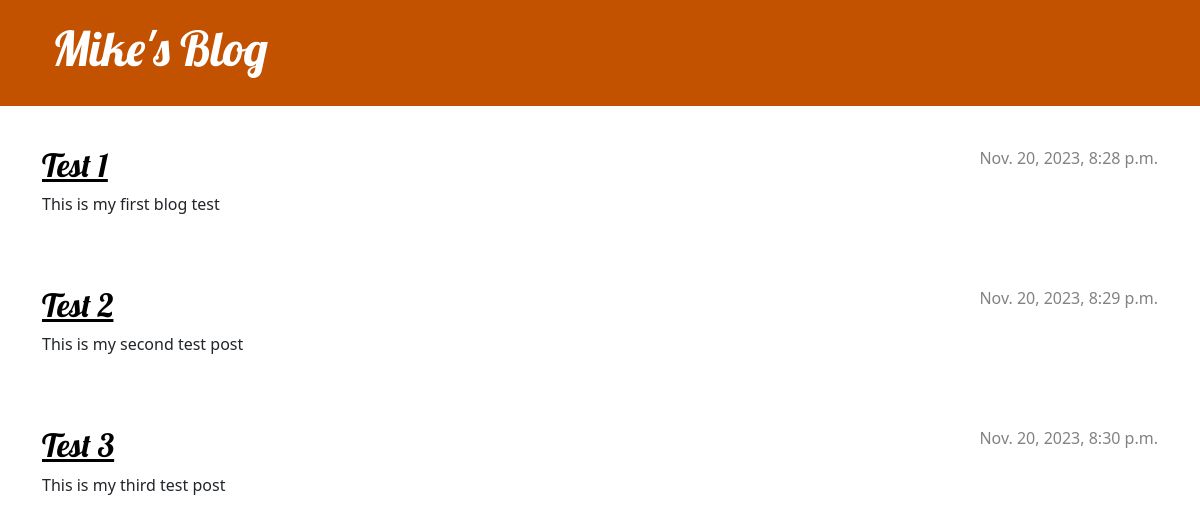
The page / on the database its author committed.
### blog/models.py (models this page shows, shortened)
class Post(models.Model):
    author = models.ForeignKey(settings.AUTH_USER_MODEL, on_delete=models.CASCADE)
    title = models.CharField(max_length=200)
    text = models.TextField()
    created_date = models.DateTimeField(default=timezone.now)
    published_date = models.DateTimeField(blank=True, null=True)

### blog/views.py (the view)
# urls.py: path('', views.post_list, name='post_list'),
def post_list(request):
    posts = Post.objects.filter(published_date__lte=timezone.now()).order_by('published_date')
    return render(request, 'blog/post_list.html', {'posts': posts})

### blog/templates/blog/post_list.html
{% extends 'blog/base.html' %}
{% block content %}
    {% for post in posts %}
        <article class="post">
            <time class="date">
                {{ post.published_date }}
            </time>
            <h2><a href="{% url 'post_detail' pk=post.pk %}">{{ post.title }}</a></h2>
            <p>{{ post.text|linebreaksbr }}</p>
        </article>
    {% endfor %}
{% endblock %}

### blog/templates/blog/base.html (shortened to what this page needs)
{% load static %}
<!DOCTYPE html>
<html>
    <head>
        <link rel="stylesheet" href="https://cdn.jsdelivr.net/npm/bootstrap@5.1.3/dist/css/bootstrap.min.css">
        <link rel="stylesheet" href="{% static 'css/blog.css' %}">
    </head>
    <body>
        <header class="page-header">
          <div class="container">
              <h1><a href="/">Mike's Blog</a></h1>
          </div>
        </header>
        <main class="container">
            <div class="row">
                <div class="col">
                {% block content %}
                {% endblock %}
                </div>
            </div>
        </main>
    </body>
</html>

### blog/static/CSS/blog.css (style rules this page uses)
.page-header { background-color: #C25100; margin-top: 0; margin-bottom: 40px; padding: 20px 20px 20px 40px; }
.page-header h1, .page-header h1 a, .page-header h1 a:visited, .page-header h1 a:active { color: #ffffff; font-size: 36pt; text-decoration: none; }
h1, h2, h3, h4 { font-family: 'Lobster', cursive; }
.date { color: #828282; }
.post { margin-bottom: 70px; }
.post h2 a, .post h2 a:visited { color: #000000; }
.post > .date, .post > .actions { float: right; }

### rows shown on the page
Post: published_date "Nov. 20, 2023, 8:28 p.m.", title "Test 1", text "This is my first blog test"
Post: published_date "Nov. 20, 2023, 8:29 p.m.", title "Test 2", text "This is my second test post"
Post: published_date "Nov. 20, 2023, 8:30 p.m.", title "Test 3", text "This is my third test post"
